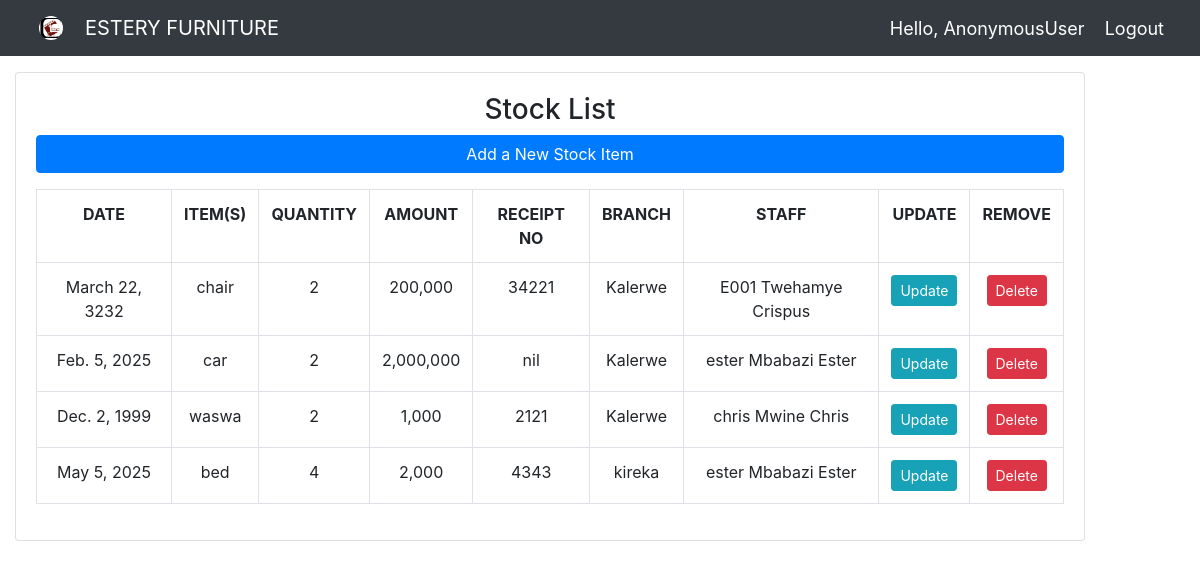
The page /all_purchase/ on the database its author committed.
### estery_app/models.py (models this page shows)
class Purchase(models.Model):
    branch_choices =(("Kalerwe","Kalerwe"),("kireka","kireka"))
    item_name = models.CharField(max_length=300, null=False)
    quantity = models.PositiveIntegerField()
    amount = models.PositiveIntegerField()
    date_of_purchase = models.DateField()
    branch = models.CharField(max_length=30, null=False, choices = branch_choices)
    receipt_no = models.CharField(max_length=300)
    person_responsible = models.ForeignKey(Employee, on_delete=models.SET_DEFAULT, default=None, null=False)
    supplier_name = models.CharField(max_length=300, null=False)
    supplier_contact = models.PositiveIntegerField()
    image = models.ImageField(upload_to='images/%Y/%m/%d',blank=True)

class Employee(models.Model):
    sex_choices = (("Male","male"), ("Female","Female"))
    emp_id =models.CharField(max_length=10, primary_key=True )
    full_name = models.CharField(max_length=200, null=False)
    sex = models.CharField(max_length=10,choices = sex_choices)
    telephone = models.PositiveIntegerField()
    date_of_birth = models.DateField(validators=[MaxValueValidator(datetime.date.today)])
    parent_name = models.CharField(max_length=200, null=False)
    parent_telephone = models.PositiveIntegerField()
    home_address = models.CharField(max_length=300)
    Registered_date = models.DateTimeField(auto_now_add=True)
    def __str__(self):
        return self.emp_id + " " +self.full_name

### estery_app/views.py (the view)
# urls.py: path('all_purchase/', views.allPurchase, name='all_purchase'),
def allPurchase(request):
    purchase_list = Purchase.objects.all()
    context = {
                'purchase_list': purchase_list,
        }
    return render(request, 'all_purchases.html', context )

### estery_app/templates/all_purchases.html (shortened to what this page needs)
{% extends 'main.html' %}
{% load static %}
{% load humanize %}
{% block content %}
<link rel="stylesheet" href="https://cdn.jsdelivr.net/npm/bootstrap@4.5.3/dist/css/bootstrap.min.css">
<br>
 <div class = "col-md-11 text-center">
    <div class="card card-body">
        <h3 id="header-h2">Stock List</h3>
        <a class="btn btn-primary btn-block" href="{% url 'create_purchase' %}"> Add a New Stock Item</a><p></p>
        <table class="table table-bordered border-primary table-hover">
                <th>DATE</th>
                <th>ITEM(S)</th>
                <th>QUANTITY</th>
                <th>AMOUNT</th>
                <th>RECEIPT NO</th>
                <th>BRANCH</th>
                <th>STAFF</th>
                <th>UPDATE</th>
                <th>REMOVE</th>
            {% for x in purchase_list %}
            <tr>
                <td>{{ x.date_of_purchase }}</td>
                <td>{{ x.item_name }}</td>
                <td>{{ x.quantity }}</td>
                <td>{{ x.amount|floatformat|intcomma }}</td>
                <td>{{ x.receipt_no}}</td>
                <td>{{ x.branch }}</td>
                <td>{{ x.person_responsible}}</td>
                <td><a class="btn btn-sm btn-info" href="{% url 'update_purchase' x.id  %}">Update</a></td>
                <td><a class="btn btn-sm btn-danger" href="{% url 'delete_purchase' x.id  %}">Delete</a></td>
            </tr>
            {% endfor %}
        </table>
    </div><br>
</div>
{% endblock content %}

### estery_app/static/css/main.css (style rules this page uses)
body { background-color: #ebeff5; }

### rows shown on the page
Purchase: date_of_purchase "March 22, 3232", item_name "chair", quantity "2", amount "200,000", receipt_no "34221", branch "Kalerwe", person_responsible "E001 Twehamye Crispus"
Purchase: date_of_purchase "Feb. 5, 2025", item_name "car", quantity "2", amount "2,000,000", receipt_no "nil", branch "Kalerwe", person_responsible "ester Mbabazi Ester"
Purchase: date_of_purchase "Dec. 2, 1999", item_name "waswa", quantity "2", amount "1,000", receipt_no "2121", branch "Kalerwe", person_responsible "chris Mwine Chris"
Purchase: date_of_purchase "May 5, 2025", item_name "bed", quantity "4", amount "2,000", receipt_no "4343", branch "kireka", person_responsible "ester Mbabazi Ester"

### other values the page prints
{{ request.user }} "AnonymousUser"
